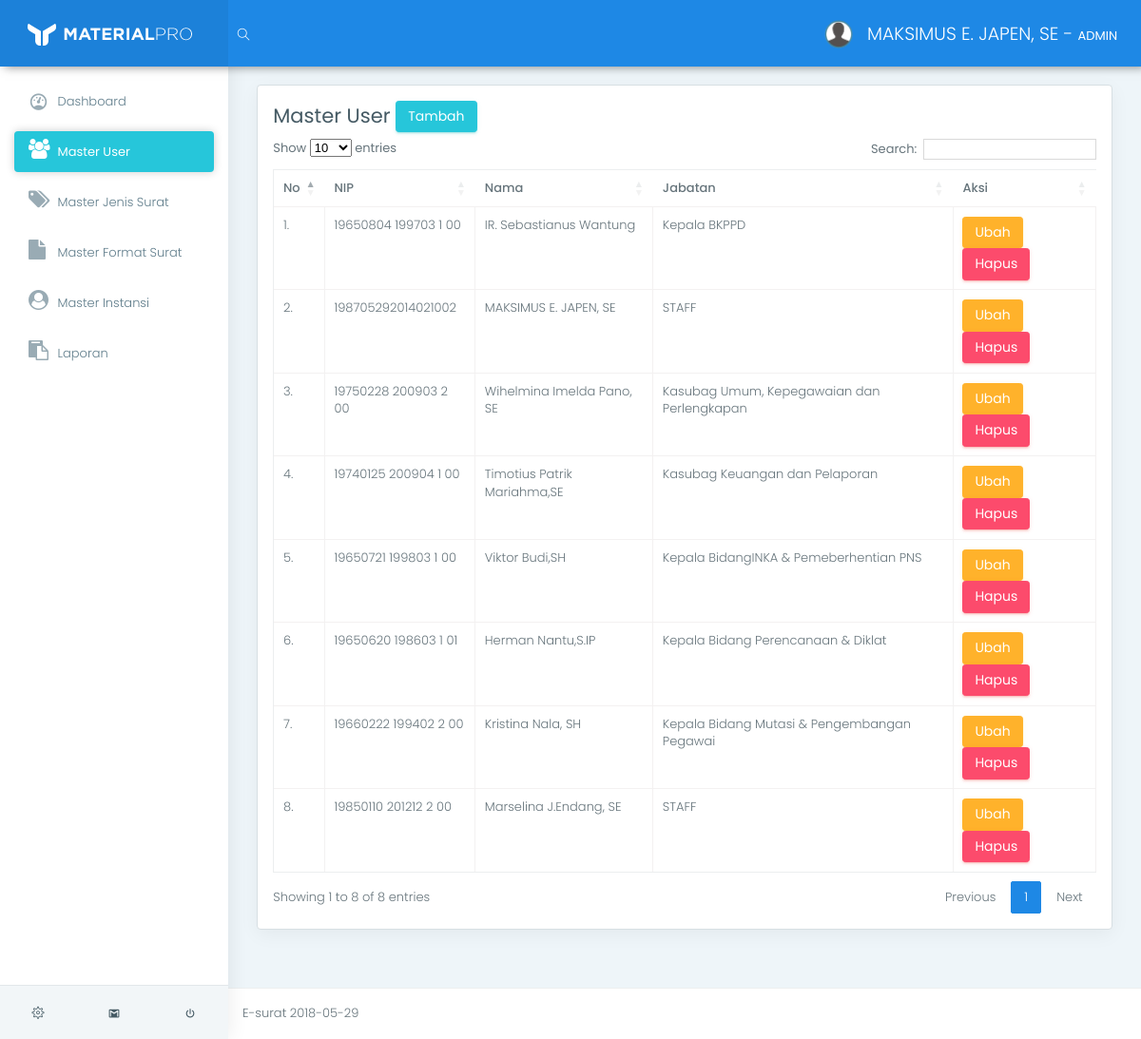
Screenshot of /app/index.php?page=view_user (signed in) with the database file from the repository.
### tables this page shows
CREATE TABLE `tb_user` (
  `id_user` varchar(11) NOT NULL,
  `nip` varchar(20) NOT NULL,
  `nama` varchar(100) NOT NULL,
  `id_jabatan` int(11) NOT NULL
);

CREATE TABLE `tb_jabatan` (
  `id_jabatan` int(11) NOT NULL,
  `jabatan` varchar(100) NOT NULL
);

### app/helper/koneksi.php (called while the page is built, shortened)
<?php
class Koneksi {
	private $koneksi;
	function __construct(){
		$this->koneksi = new mysqli("localhost","root","","db_e_surat");
	}
	public function setQuery($sql){
		return $this->koneksi->query($sql);
	}
}
 ?>

### app/helper/auth.php (called while the page is built, shortened)
<?php
include 'crud.php';
class Auth {
	public function isKepalaBadan(){
		return ($_SESSION['sess_user']['sess_status'] == "KEPALA BADAN");
	}
	public function isAdmin(){
		return ($_SESSION['sess_user']['sess_status'] == "ADMIN");
	}
	public function getUser($id_user){
		$sql    = "SELECT * FROM tb_user WHERE id_user = '$id_user'";
		$crud   = new Crud();
		$result = $crud->view($sql);
		return $result[0]['nama'];
	}
}
 ?>

### app/helper/crud.php (called while the page is built, shortened)
<?php
include_once 'koneksi.php';
class Crud {
	function __construct(){
		$this->koneksi = new Koneksi();
	}
	public function view($sql){
		$result = $this->koneksi->setQuery($sql);
		$data = [];
        while ($row = $result->fetch_assoc()) {
            $data[] = $row;
        }
        return $data;
	}
}
 ?>

### app/m_pegawai/view.php (the view)
<div class="row">
    <div class="col-lg-12">
        <div class="card">
            <div class="card-block">
                <h3>
                    Master User
                    <a href="index.php?page=add_user" class="btn btn-success">Tambah</a>
                </h3>
                <table class="table table-stripped table-bordered" id="data_table">
                    <thead>
                        <tr>
                            <th>No</th>
                            <th>NIP</th>
                            <th>Nama</th>
                            <th>Jabatan</th>
                            <th>Aksi</th>
                        </tr>
                    </thead>
                    <tbody>
                        <?php
                            $crud   = new Crud();
                            $result = $crud->view(" SELECT * FROM tb_user
                                                    INNER JOIN tb_jabatan ON tb_user.id_jabatan = tb_jabatan.id_jabatan
                                                    INNER JOIN tb_login ON tb_user.id_user = tb_login.id_user
                                                    WHERE NOT tb_login.status = 'DINAS'"
                                                );
                            $no = 1;
                            foreach ($result as $value):
                        ?>
                        <tr>
                            <td><?= $no++."." ?></td>
                            <td><?= $value['nip'] ?></td>
                            <td><?= $value['nama'] ?></td>
                            <td><?= $value['jabatan'] ?></td>
                            <td>
                                <a href="index.php?page=edit&id_user=<?= $value['id_user'] ?>" class="btn btn-warning">Ubah</a>
                                <a href="index.php?page=delete&id_user=<?= $value['id_user'] ?>" onClick="return confirm('Data Akan Dihapus !')" class="btn btn-danger">Hapus</a>
                            </td>
                        </tr>
                        <?php endforeach ?>
                    </tbody>
                </table>
            </div>
        </div>
    </div>
</div>

### app/index.php (shortened to what this page needs)
<?php
include "helper/auth.php";
$auth = new Auth();
?>
<!DOCTYPE html>
<html lang="en">
<head>
	<link href="../assets/css/box.css" rel="stylesheet">
	<link href="../assets/plugins/bootstrap/css/bootstrap.min.css" rel="stylesheet">
	<link href="../assets/plugins/c3-master/c3.min.css" rel="stylesheet">
	<link href="../assets/css/style.css" rel="stylesheet">
	<link href="../assets/css/colors/blue.css" id="theme" rel="stylesheet">
	<link rel="stylesheet" href="https://cdn.datatables.net/1.10.16/css/dataTables.bootstrap4.min.css">
	<link href="https://cdnjs.cloudflare.com/ajax/libs/select2/4.0.6-rc.0/css/select2.min.css" rel="stylesheet" />
</head>
<body class="fix-header fix-sidebar card-no-border">
	<div id="main-wrapper">
		<header class="topbar">
			<nav class="navbar top-navbar navbar-toggleable-sm navbar-light">
				<div class="navbar-header">
					<a class="navbar-brand" href="index.html">
						<b>
							<img src="../assets/images/logo-light-icon.png" alt="homepage" class="light-logo" />
						</b>
						<span>
						 <img src="../assets/images/logo-light-text.png" class="light-logo" alt="homepage" /></span> </a>
				</div>
				<div class="navbar-collapse">
					<ul class="navbar-nav mr-auto mt-md-0">
						<li class="nav-item hidden-sm-down search-box"> <a class="nav-link hidden-sm-down text-muted waves-effect waves-dark" href="javascript:void(0)"><i class="ti-search"></i></a>
						</li>
					</ul>
					<ul class="navbar-nav my-lg-0">
						<li class="nav-item dropdown">
							<a class="nav-link dropdown-toggle text-muted waves-effect waves-dark" href="" data-toggle="dropdown" aria-haspopup="true" aria-expanded="false"><img src="../assets/images/user.png" alt="user" class="profile-pic m-r-10" />
								<?= $auth->getUser($_SESSION['sess_user']['sess_id_user'])." - <b>".$_SESSION['sess_user']['sess_status']."</b>" ?>
							</a>
						</li>
					</ul>
				</div>
			</nav>
		</header>
		<aside class="left-sidebar">
			<div class="scroll-sidebar">
				<nav class="sidebar-nav">
					<ul id="sidebarnav">
					<li>
						<a class="waves-effect waves-dark" href="index.php?page=view_dashbord" aria-expanded="false"><i class="mdi mdi-gauge"></i><span class="hide-menu"> Dashboard</span></a>
					</li>
					<?php if($auth->isKepalaBadan()): ?>
						<li>
							<a class="waves-effect waves-darkenvelope-open" href="index.php?page=view_disposisi" aria-expanded="false"><i class="fa fa-envelope-square"></i><span class="hide-menu"> Disposisi</span></a>
						</li>
					<?php elseif($auth->isAdmin()): ?>
						<li>
							<a class="waves-effect waves-dark" href="index.php?page=view_user" aria-expanded="false"><i class="fa fa-users"></i><span class="hide-menu"> Master User</span></a>
						</li>
						<li>
							<a class="waves-effect waves-dark" href="index.php?page=view_jenis_surat" aria-expanded="false"><i class="fa fa-tags"></i><span class="hide-menu"> Master Jenis Surat</span></a>
						</li>
						<li>
							<a class="waves-effect waves-dark" href="index.php?page=view_format_surat" aria-expanded="false"><i class="fa fa-file"></i><span class="hide-menu"> Master Format Surat</span></a>
						</li>
						<li>
							<a class="waves-effect waves-dark" href="index.php?page=view_dinas" aria-expanded="false"><i class="fa fa-user-circle"></i><span class="hide-menu"> Master Instansi</span></a>
						</li>
					<?php elseif($auth->isDinas()): ?>
						<li>
							<a class="waves-effect waves-darkenvelope-open" href="index.php?page=view_surat_masuk" aria-expanded="false"><i class="fa fa-envelope-open"></i><span class="hide-menu"> Surat Masuk</span></a>
						</li>
					<?php elseif($auth->isPegawai()): ?>
						<li>
							<a class="waves-effect waves-darkenvelope-open" href="index.php?page=view_surat_masuk_tu" aria-expanded="false"><i class="fa fa-envelope-open"></i><span class="hide-menu"> Surat Masuk</span></a>
						</li>
					<?php endif ?>
					<li>
						<a class="waves-effect waves-dark" href="index.php?page=#" aria-expanded="false"><i class="fa fa-clipboard"></i><span class="hide-menu"> Laporan</span></a>
					</li>
					</ul>
				</nav>
			</div>
			<div class="sidebar-footer">
				<a href="" class="link" data-toggle="tooltip" title="Settings"><i class="ti-settings"></i></a>
				<a href="" class="link" data-toggle="tooltip" title="Email"><i class="mdi mdi-gmail"></i></a>
				<a href="../logout.php" class="link" data-toggle="tooltip" title="Logout"><i class="mdi mdi-power"></i></a> </div>
		</aside>
		<div class="page-wrapper">
			<div class="container-fluid"><br>
				<?php
				$page = isset( $_GET['page'])?$_GET['page']:"";
				if($page){
					if($page == "view_dashbord"){
						include "dashbord/view.php";
					}else if($page == "view_user"){
						include "m_pegawai/view.php";
					}else if($page == "add_user"){
						include "m_pegawai/add_form.php";
					}else if($page == "edit"){
						include "m_pegawai/edit_form.php";
					}else if($page == "delete"){
						include "m_pegawai/delete.php";
					}
				}else{
					include "dashbord/view.php";
				}
				?>
			</div>
			<footer class="footer"> E-surat <?= date("Y-m-d") ?> </footer>
		</div>
	</div>
</body>
</html>

### assets/css/colors/blue.css (style rules this page uses)
.topbar { background: #1e88e5; }
.topbar .navbar-header { background: rgba(0, 0, 0, 0.05); }
.topbar .top-navbar .navbar-header .navbar-brand .light-logo { display: inline-block; color: rgba(255, 255, 255, 0.8); }
.topbar .navbar-light .navbar-nav .nav-item > a.nav-link { color: #ffffff !important; }
.sidebar-nav { background: #fff; }
.sidebar-nav ul li a { color: #607d8b; }
.sidebar-nav ul li a.active, .sidebar-nav ul li a:hover { color: #26c6da; }
.sidebar-nav ul li a.active { color: #263238; }
.sidebar-nav > ul > li.active > a, .sidebar-nav > ul > li.active:hover > a { color: #ffffff; background: #26c6da; }
.sidebar-nav > ul > li.active > a i, .sidebar-nav > ul > li.active:hover > a i { color: #ffffff; }
.sidebar-nav > ul > li.active > a:after, .sidebar-nav > ul > li.active:hover > a:after { border-color: #ffffff; }
.sidebar-nav > ul > li > a.active i, .sidebar-nav > ul > li > a:hover i { color: #26c6da; }
.sidebar-nav > ul > li > a i { color: #99abb4; }
.sidebar-nav > ul > li > a.active { font-weight: 400; background: #ffffff; color: #1e88e5; }
.card-no-border .sidebar-nav > ul > li > a.active { color: #ffffff; background: #26c6da; }
.card-no-border .sidebar-nav > ul > li > a.active i { color: #ffffff; }
.card-no-border .sidebar-nav > ul > li > a.active:after { border-color: #ffffff; }

### app/index.php (style rules this page uses)
* { font-size: 13px; line-height: 1.428; }

### rows the page displays
tb_user: nama "MAKSIMUS E. JAPEN, SE", nip "198705292014021002", id_jabatan.jabatan "STAFF"
tb_user: nip "19650804 199703 1 00", nama "IR. Sebastianus Wantung", id_jabatan.jabatan "Kepala BKPPD"
tb_user: nip "19750228 200903 2 00", nama "Wihelmina Imelda Pano, SE", id_jabatan.jabatan "Kasubag Umum, Kepegawaian dan Perlengkapan"
tb_user: nip "19740125 200904 1 00", nama "Timotius Patrik Mariahma,SE", id_jabatan.jabatan "Kasubag Keuangan dan Pelaporan"
tb_user: nip "19650721 199803 1 00", nama "Viktor Budi,SH", id_jabatan.jabatan "Kepala BidangINKA & Pemeberhentian PNS"
tb_user: nip "19650620 198603 1 01", nama "Herman Nantu,S.IP", id_jabatan.jabatan "Kepala Bidang Perencanaan & Diklat"
tb_user: nip "19660222 199402 2 00", nama "Kristina Nala, SH", id_jabatan.jabatan "Kepala Bidang Mutasi & Pengembangan Pegawai"
tb_user: nip "19850110 201212 2 00", nama "Marselina J.Endang, SE", id_jabatan.jabatan "STAFF"

### other values shown
$_SESSION['sess_user']['sess_status'] "ADMIN"
